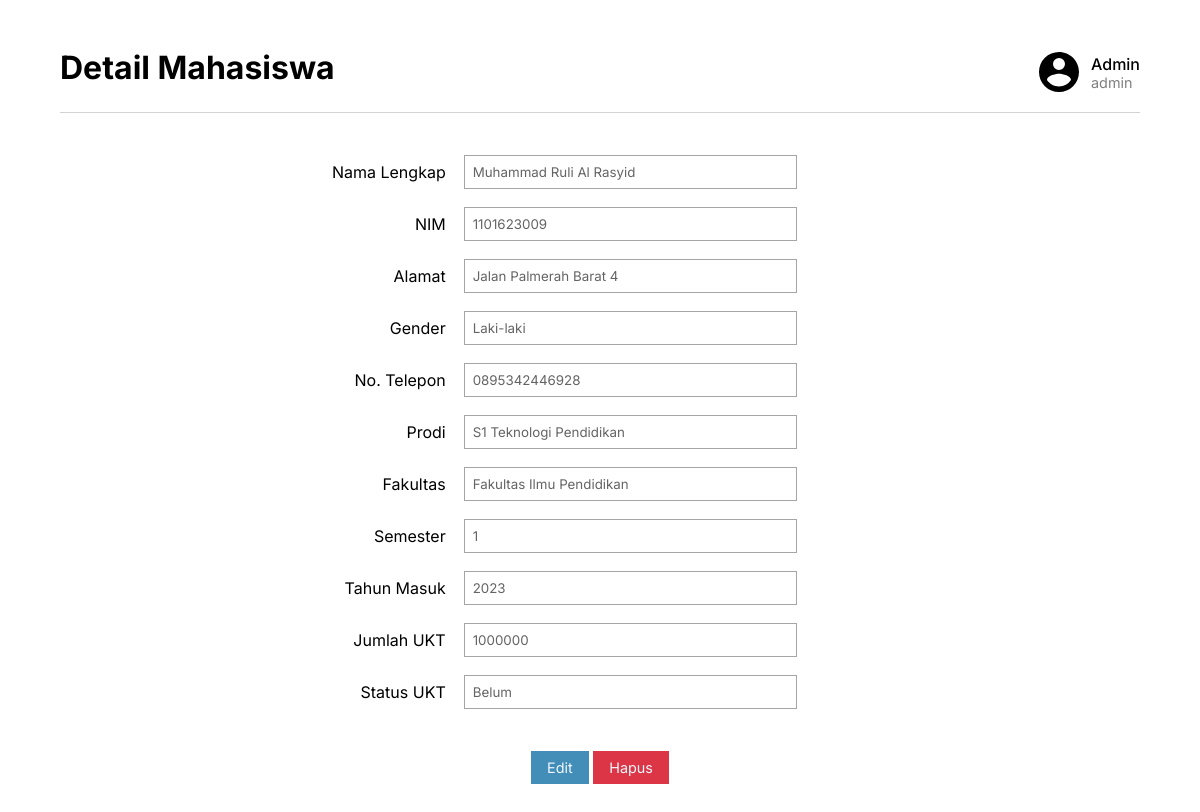
Page /detail.php?id=1 (signed in) on the committed database.
### tables this page shows
CREATE TABLE `data_dasar` (
  `ID` int(11) NOT NULL,
  `NIM` varchar(10) NOT NULL,
  `NAMA` varchar(100) NOT NULL,
  `SEMESTER` int(3) NOT NULL,
  `ALAMAT` varchar(100) NOT NULL,
  `NO.TELP` varchar(15) NOT NULL,
  `PRODI` varchar(100) NOT NULL,
  `FAKULTAS` varchar(100) NOT NULL,
  `TAHUNMASUK` int(10) NOT NULL,
  `UKT` int(10) NOT NULL,
  `STATUSUKT` varchar(10) NOT NULL,
  `GENDER` varchar(10) NOT NULL
);

### detail.php (the view, shortened to what this page needs)
<?php
require 'utils.php';
$id = $_GET["id"];
$sql = "SELECT * FROM `data_dasar` WHERE ID=$id";
$data = mysqli_query($conn, $sql) -> fetch_assoc();
?>
<!DOCTYPE html>
<html lang="en">
<head>
  <link rel="stylesheet" href="styles/index.css">
  <link rel="stylesheet" href="styles/detail.css">
</head>
<body>
<div class="container">
    <header>
      <h1 class="page-title">Detail Mahasiswa</h1>
      <div class="profile">
        <div class="profile-wrapper">
          <img class="profile-img" src="assets/account-circle.svg" alt="">
          <div class="profile-info">
            <p class="profile-fullname"><?= $_SESSION["fullname"]; ?></p>
            <p class="profile-username"><?= $_SESSION["username"]; ?></p>
          </div>
        </div>
      </div>
    </header>
    <main>
      <div class="data-container">
        <form action="" method="get" class="disabled">
          <table>
            <tr>
              <td>
                <label for="nama">Nama Lengkap</label>
              </td>
              <td>
                <input type="text" name="NAMA" id="nama" value="<?= $data["NAMA"]; ?>" readonly>
              </td>
            </tr>
            <tr>
              <td>
                <label for="nim">NIM </label>
              </td>
              <td>
                <input type="text" name="NIM" id="nim" value="<?= $data["NIM"]; ?>" readonly>
              </td>
            </tr>
            <tr>
              <td>
                <label for="alamat">Alamat </label>
              </td>
              <td>
                <input type="text" name="ALAMAT" id="alamat" value="<?= $data["ALAMAT"]; ?>" readonly>
              </td>
            </tr>
            <tr>
              <td>
                <label for="gender">Gender</label>
              </td>
              <td>
                <input type="text" name="GENDER" id="gender" value="<?= $data["GENDER"]; ?>" readonly>
              </td>
            </tr>
            <tr>
              <td>
                <label for="telepon">No. Telepon </label>
              </td>
              <td>
                <input type="text" name="NO.TELP" id="telepon" value="<?= $data["NO.TELP"]; ?>" readonly>
              </td>
            </tr>
            <tr>
              <td>
                <label for="prodi">Prodi</label>
              </td>
              <td>
                <input type="text" name="PRODI" id="prodi" value="<?= $data["PRODI"]; ?>" readonly>
              </td>
            </tr>
            <tr>
              <td>
                <label for="fakultas">Fakultas</label>
              </td>
              <td>
                <input type="text" name="FAKULTAS" id="fakultas" value="<?= $data["FAKULTAS"]; ?>" readonly>
              </td>
            </tr>
            <tr>
              <td>
                <label for="semester">Semester</label>
              </td>
              <td>
                <input type="text" name="SEMESTER" id="semester" value="<?= $data["SEMESTER"]; ?>" readonly>
              </td>
            </tr>
            <tr>
              <td>
                <label for="tahun-masuk">Tahun Masuk</label>
              </td>
              <td>
                <input type="text" name="TAHUNMASUK" id="tahun-masuk" value="<?= $data["TAHUNMASUK"]; ?>" readonly>
              </td>
            </tr>
            <tr>
              <td>
                <label for="ukt">Jumlah UKT</label>
              </td>
              <td>
                <input type="number" name="UKT" id="ukt" value="<?= $data["UKT"]; ?>" readonly>
              </td>
            </tr>
            <tr>
              <td>
                <label for="status-ukt">Status UKT</label>
              </td>
              <td>
                <input type="text" name="STATUSUKT" id="status-ukt" value="<?= $data["STATUSUKT"]; ?>" readonly>
              </td>
            </tr>
          </table>
          <div class="action">
            <a href="update.php?id=<?= $data["ID"] ?>" class="btn-primary">Edit</a>
            <a href="delete.php?id=<?= $data["ID"] ?>" onclick="return confirm('Apakah anda yakin ingin menghapus data ini?');" class="btn-danger">Hapus</a>
          </div>
        </form>
      </div>
    </main>
  </div>
</body>
</html>

### styles/index.css (style rules this page uses)
* { margin: 0; padding: 0; box-sizing: border-box; font-family: 'Inter', sans-serif; }
.btn-primary { display: inline-block; background-color: #438EB9; text-decoration: none; color: aliceblue; font-size: .9rem; padding: .5rem 1rem; }
.btn-danger { display: inline-block; background-color: #DC3545; text-decoration: none; color: aliceblue; font-size: .9rem; padding: .5rem 1rem; }
.container { width: 90%; margin: auto; padding: 3rem 0; }
.container header { display: flex; justify-content: space-between; padding-bottom: 1rem; margin-bottom: 2rem; border-bottom: 1px solid rgb(211, 211, 211); }
header .profile { display: flex; width: 50%; justify-content: flex-end; align-items: center; position: relative; }
.profile-wrapper { display: flex; justify-content: flex-end; align-items: center; position: relative; cursor: pointer; }
.profile .profile-img { width: 3rem; margin-right: .5rem; }
.profile .profile-fullname { font-weight: 500; }
.profile .profile-username { color: grey; font-size: .9rem; }

### styles/detail.css (style rules this page uses)
table label { display: block; width: 100%; text-align: right; }
table td { padding: .5rem; }
table { width: 100%; }
form input { width: 50%; border: 1px solid rgb(165, 165, 165); padding: .5rem; color: rgb(22, 22, 22); }
form.disabled input { width: 50%; border: 1px solid rgb(165, 165, 165); padding: .5rem; color: rgb(100, 100, 100); }
.action { width: fit-content; margin: auto; margin-top: 2rem; }

### rows in the picture
data_dasar: NAMA "Muhammad Ruli Al Rasyid", NIM "1101623009", ALAMAT "Jalan Palmerah Barat 4", GENDER "Laki-laki", TELP "0895342446928", PRODI "S1 Teknologi Pendidikan", FAKULTAS "Fakultas Ilmu Pendidikan", SEMESTER "1", TAHUNMASUK "2023", UKT "1000000", STATUSUKT "Belum"

### other values in the picture
$_SESSION["fullname"] "Admin"
$_SESSION["username"] "admin"
